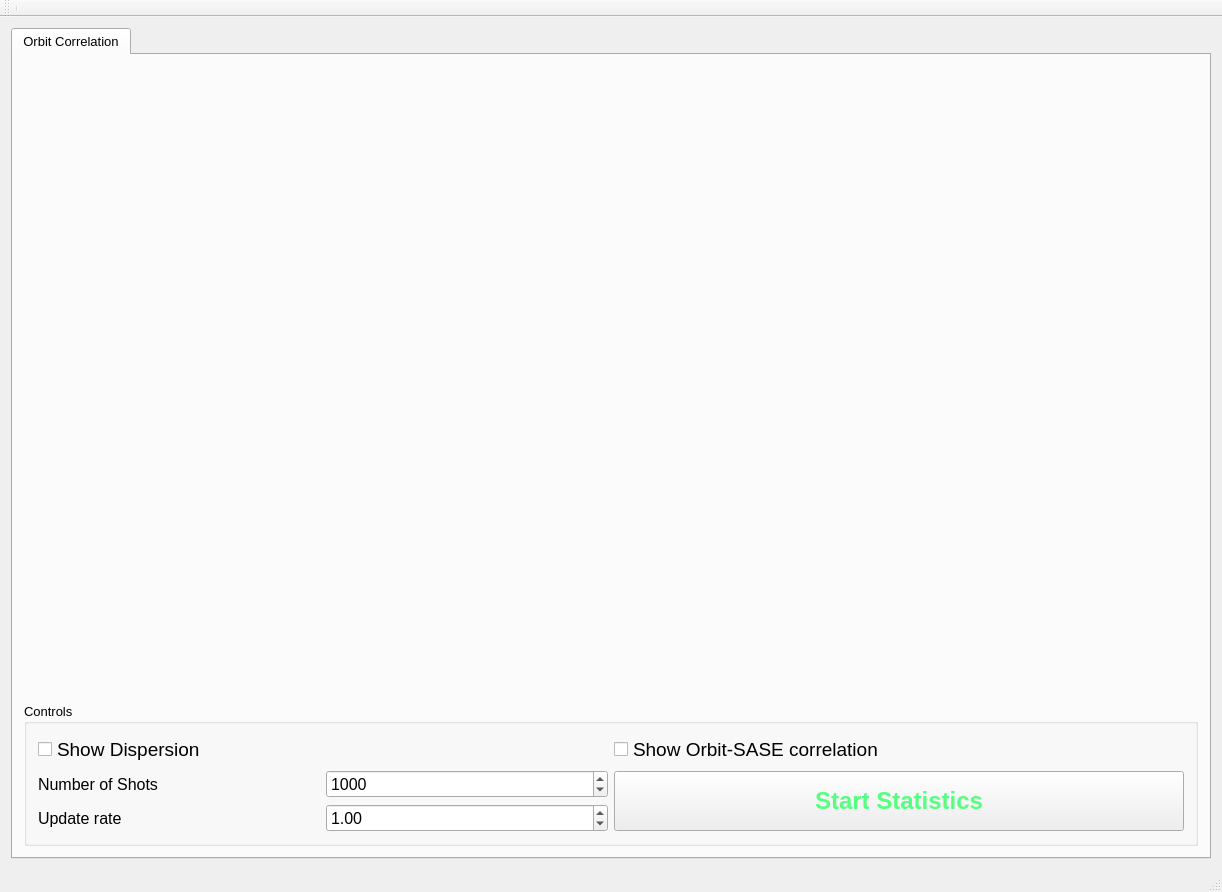
<?xml version="1.0" encoding="UTF-8"?>
<ui version="4.0">
 <class>MainWindow</class>
 <widget class="QMainWindow" name="MainWindow">
  <property name="geometry">
   <rect>
    <x>0</x>
    <y>0</y>
    <width>1222</width>
    <height>892</height>
   </rect>
  </property>
  <property name="minimumSize">
   <size>
    <width>1150</width>
    <height>0</height>
   </size>
  </property>
  <property name="windowTitle">
   <string>MainWindow</string>
  </property>
  <widget class="QWidget" name="centralWidget">
   <layout class="QGridLayout" name="gridLayout">
    <item row="0" column="0">
     <layout class="QHBoxLayout" name="horizontalLayout_8">
      <item>
       <widget class="QTabWidget" name="tabWidget_2">
        <property name="font">
         <font>
          <pointsize>10</pointsize>
         </font>
        </property>
        <property name="currentIndex">
         <number>0</number>
        </property>
        <widget class="QWidget" name="tab_2">
         <attribute name="title">
          <string>Orbit Correlation</string>
         </attribute>
         <layout class="QGridLayout" name="gridLayout_30">
          <item row="2" column="0" colspan="2">
           <widget class="QGroupBox" name="groupBox_4">
            <property name="minimumSize">
             <size>
              <width>0</width>
              <height>128</height>
             </size>
            </property>
            <property name="font">
             <font>
              <pointsize>10</pointsize>
             </font>
            </property>
            <property name="title">
             <string>Controls</string>
            </property>
            <layout class="QGridLayout" name="gridLayout_24">
             <item row="4" column="1">
              <layout class="QGridLayout" name="gridLayout_25">
               <item row="2" column="1">
                <layout class="QVBoxLayout" name="verticalLayout_12">
                 <item>
                  <layout class="QHBoxLayout" name="horizontalLayout_24">
                   <item>
                    <widget class="QPushButton" name="pb_statistics_start">
                     <property name="minimumSize">
                      <size>
                       <width>0</width>
                       <height>60</height>
                      </size>
                     </property>
                     <property name="font">
                      <font>
                       <pointsize>18</pointsize>
                       <weight>75</weight>
                       <bold>true</bold>
                      </font>
                     </property>
                     <property name="styleSheet">
                      <string notr="true">color: rgb(85, 255, 127);</string>
                     </property>
                     <property name="text">
                      <string>Start Statistics</string>
                     </property>
                    </widget>
                   </item>
                  </layout>
                 </item>
                </layout>
               </item>
               <item row="2" column="0">
                <layout class="QVBoxLayout" name="verticalLayout_3">
                 <item>
                  <layout class="QHBoxLayout" name="horizontalLayout_30">
                   <item>
                    <widget class="QLabel" name="label_12">
                     <property name="font">
                      <font>
                       <pointsize>12</pointsize>
                      </font>
                     </property>
                     <property name="text">
                      <string>Number of Shots</string>
                     </property>
                    </widget>
                   </item>
                   <item>
                    <widget class="QDoubleSpinBox" name="sb_n_shots">
                     <property name="font">
                      <font>
                       <pointsize>12</pointsize>
                      </font>
                     </property>
                     <property name="locale">
                      <locale language="English" country="UnitedStates"/>
                     </property>
                     <property name="decimals">
                      <number>0</number>
                     </property>
                     <property name="minimum">
                      <double>10.000000000000000</double>
                     </property>
                     <property name="maximum">
                      <double>10000.000000000000000</double>
                     </property>
                     <property name="singleStep">
                      <double>100.000000000000000</double>
                     </property>
                     <property name="value">
                      <double>1000.000000000000000</double>
                     </property>
                    </widget>
                   </item>
                  </layout>
                 </item>
                 <item>
                  <layout class="QHBoxLayout" name="horizontalLayout_23">
                   <item>
                    <widget class="QLabel" name="label_7">
                     <property name="font">
                      <font>
                       <pointsize>12</pointsize>
                      </font>
                     </property>
                     <property name="text">
                      <string>Update rate</string>
                     </property>
                    </widget>
                   </item>
                   <item>
                    <widget class="QDoubleSpinBox" name="sb_update_rate">
                     <property name="font">
                      <font>
                       <pointsize>12</pointsize>
                      </font>
                     </property>
                     <property name="locale">
                      <locale language="English" country="UnitedStates"/>
                     </property>
                     <property name="minimum">
                      <double>0.100000000000000</double>
                     </property>
                     <property name="maximum">
                      <double>10.000000000000000</double>
                     </property>
                     <property name="singleStep">
                      <double>0.100000000000000</double>
                     </property>
                     <property name="value">
                      <double>1.000000000000000</double>
                     </property>
                    </widget>
                   </item>
                  </layout>
                 </item>
                </layout>
               </item>
              </layout>
             </item>
             <item row="3" column="1">
              <layout class="QHBoxLayout" name="horizontalLayout">
               <item>
                <widget class="QCheckBox" name="cb_disp">
                 <property name="font">
                  <font>
                   <pointsize>14</pointsize>
                  </font>
                 </property>
                 <property name="text">
                  <string>Show Dispersion</string>
                 </property>
                </widget>
               </item>
               <item>
                <widget class="QCheckBox" name="cb_sase">
                 <property name="font">
                  <font>
                   <pointsize>14</pointsize>
                  </font>
                 </property>
                 <property name="text">
                  <string>Show Orbit-SASE correlation</string>
                 </property>
                </widget>
               </item>
              </layout>
             </item>
            </layout>
           </widget>
          </item>
          <item row="0" column="0" colspan="2">
           <widget class="QWidget" name="w_orbit" native="true">
            <property name="sizePolicy">
             <sizepolicy hsizetype="Expanding" vsizetype="Expanding">
              <horstretch>0</horstretch>
              <verstretch>0</verstretch>
             </sizepolicy>
            </property>
            <property name="minimumSize">
             <size>
              <width>650</width>
              <height>400</height>
             </size>
            </property>
            <property name="styleSheet">
             <string notr="true"/>
            </property>
           </widget>
          </item>
         </layout>
        </widget>
       </widget>
      </item>
     </layout>
    </item>
   </layout>
  </widget>
  <widget class="QStatusBar" name="statusBar"/>
  <widget class="QMenuBar" name="menuBar">
   <property name="geometry">
    <rect>
     <x>0</x>
     <y>0</y>
     <width>1222</width>
     <height>26</height>
    </rect>
   </property>
  </widget>
  <widget class="QToolBar" name="mainToolBar">
   <attribute name="toolBarArea">
    <enum>TopToolBarArea</enum>
   </attribute>
   <attribute name="toolBarBreak">
    <bool>false</bool>
   </attribute>
   <addaction name="separator"/>
  </widget>
  <action name="action_Parameters">
   <property name="text">
    <string>Parameters</string>
   </property>
  </action>
  <action name="actionLoad_Golden_Orbit">
   <property name="text">
    <string>Load Golden Orbit</string>
   </property>
  </action>
  <action name="actionSave_Golden_Orbit">
   <property name="text">
    <string>Save Golden Orbit</string>
   </property>
  </action>
  <action name="actionRead_BPMs_Corrs">
   <property name="text">
    <string>Read BPMs and Corrs</string>
   </property>
  </action>
  <action name="actionCalculate_RM">
   <property name="text">
    <string>Calculate ORM and DRM</string>
   </property>
  </action>
  <action name="actionCalculate_ORM">
   <property name="text">
    <string>Calculate ORM</string>
   </property>
  </action>
  <action name="actionAdaptive_Feedback">
   <property name="text">
    <string>Adaptive Feedback</string>
   </property>
  </action>
  <action name="actionLoad_GO_from_Orbit_Display">
   <property name="text">
    <string>Load GO from Orbit Display</string>
   </property>
  </action>
  <action name="actionSave_corrs">
   <property name="text">
    <string>Save</string>
   </property>
  </action>
  <action name="actionLoad_corrs">
   <property name="text">
    <string>Load</string>
   </property>
  </action>
 </widget>
 <layoutdefault spacing="6" margin="11"/>
 <resources/>
 <connections/>
</ui>
